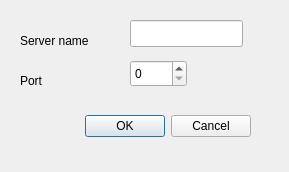
<?xml version="1.0" encoding="UTF-8"?>
<ui version="4.0">
 <class>ConnectDialog</class>
 <widget class="QDialog" name="ConnectDialog">
  <property name="geometry">
   <rect>
    <x>0</x>
    <y>0</y>
    <width>289</width>
    <height>172</height>
   </rect>
  </property>
  <property name="windowTitle">
   <string>Connection Dialog</string>
  </property>
  <property name="modal">
   <bool>true</bool>
  </property>
  <widget class="QDialogButtonBox" name="buttons">
   <property name="geometry">
    <rect>
     <x>-20</x>
     <y>110</y>
     <width>271</width>
     <height>32</height>
    </rect>
   </property>
   <property name="orientation">
    <enum>Qt::Horizontal</enum>
   </property>
   <property name="standardButtons">
    <set>QDialogButtonBox::Cancel|QDialogButtonBox::Ok</set>
   </property>
  </widget>
  <widget class="QLineEdit" name="server_input">
   <property name="geometry">
    <rect>
     <x>130</x>
     <y>20</y>
     <width>113</width>
     <height>27</height>
    </rect>
   </property>
  </widget>
  <widget class="QLabel" name="server_label">
   <property name="geometry">
    <rect>
     <x>20</x>
     <y>30</y>
     <width>111</width>
     <height>21</height>
    </rect>
   </property>
   <property name="text">
    <string>Server name</string>
   </property>
  </widget>
  <widget class="QLabel" name="port_label">
   <property name="geometry">
    <rect>
     <x>20</x>
     <y>70</y>
     <width>73</width>
     <height>21</height>
    </rect>
   </property>
   <property name="text">
    <string>Port</string>
   </property>
  </widget>
  <widget class="QSpinBox" name="port_spin">
   <property name="geometry">
    <rect>
     <x>130</x>
     <y>60</y>
     <width>57</width>
     <height>27</height>
    </rect>
   </property>
  </widget>
 </widget>
 <resources/>
 <connections>
  <connection>
   <sender>buttons</sender>
   <signal>accepted()</signal>
   <receiver>ConnectDialog</receiver>
   <slot>accept()</slot>
   <hints>
    <hint type="sourcelabel">
     <x>248</x>
     <y>254</y>
    </hint>
    <hint type="destinationlabel">
     <x>157</x>
     <y>274</y>
    </hint>
   </hints>
  </connection>
  <connection>
   <sender>buttons</sender>
   <signal>rejected()</signal>
   <receiver>ConnectDialog</receiver>
   <slot>reject()</slot>
   <hints>
    <hint type="sourcelabel">
     <x>316</x>
     <y>260</y>
    </hint>
    <hint type="destinationlabel">
     <x>286</x>
     <y>274</y>
    </hint>
   </hints>
  </connection>
 </connections>
</ui>
